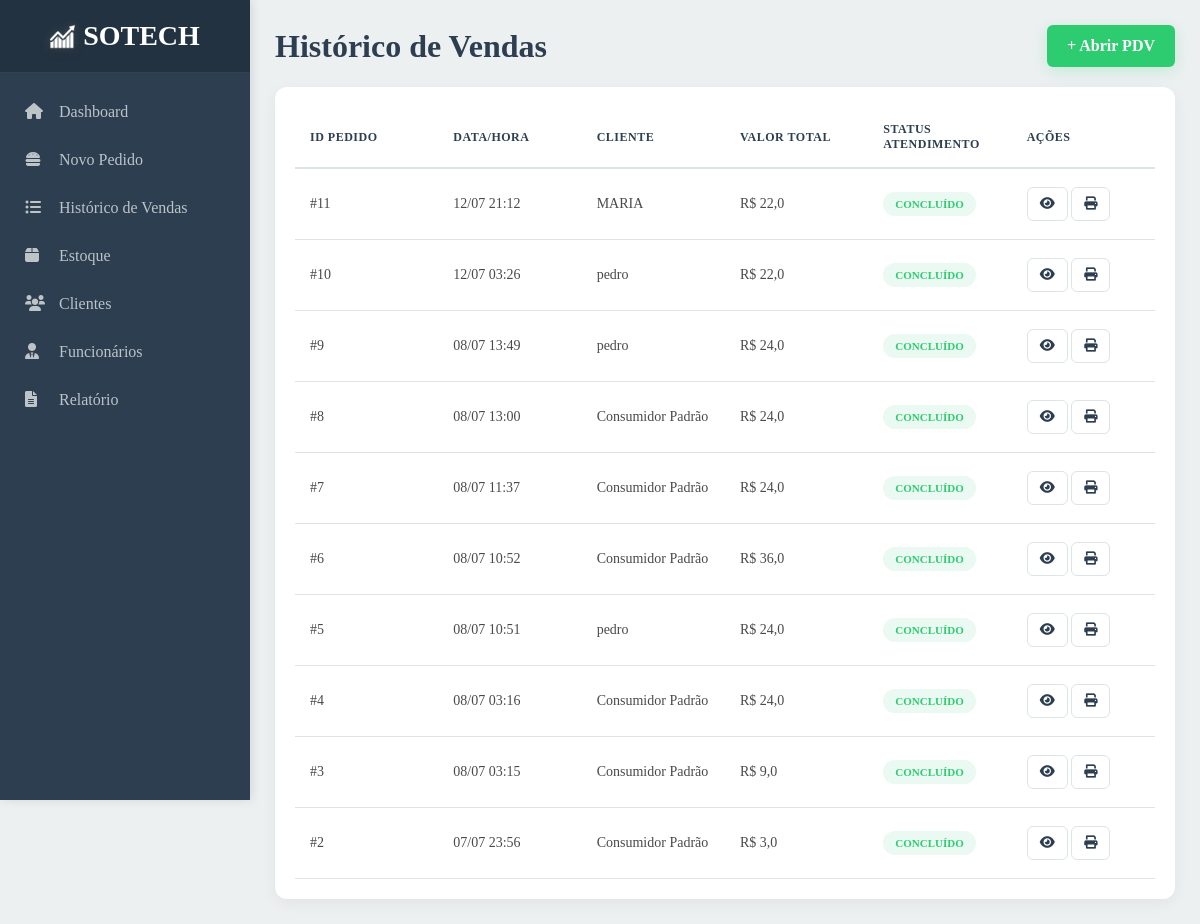
Page /historico/ (signed in) on the committed database.
### core/models.py (models this page shows, shortened)
class Pedido(models.Model):
    STATUS_CHOICES = [
        ('pendente', 'Pendente'),
        ('preparando', 'Preparando'),
        ('concluido', 'Concluído'),
    ]
    data_hora_pedido = models.DateTimeField("Data e hora do pedido")
    valor_total = models.FloatField("Valor total")
    observacoes = models.CharField("Observações", max_length=200, blank=True, null=True)
    produtos = models.ManyToManyField(Produto)
    pagamento = models.ForeignKey(Pagamento, on_delete=models.PROTECT)
    cliente = models.ForeignKey(Cliente, on_delete=models.SET_NULL, null=True, blank=True)
    funcionario = models.ForeignKey(Funcionario, on_delete=models.SET_NULL, null=True, blank=True)
    status = models.CharField("Status", max_length=20, choices=STATUS_CHOICES, default='pendente')

class Cliente(models.Model):
    nome = models.CharField("Nome", max_length=50)
    endereco = models.CharField("Endereço", max_length=100, default="", blank=True)
    telefone = models.CharField("Telefone", max_length=16, default="")
    cadastro_completo = models.BooleanField("Cadastro completo", default=True)

### core/views.py (the view)
# urls.py: path('historico/',historico,name="historico"),
@login_required
def historico(request):
    pedidos = Pedido.objects.filter(status='concluido').order_by('-data_hora_pedido')
    return render(request, "html/historico.html", {"pedidos": pedidos})

### core/templates/html/historico.html (shortened to what this page needs)
{% extends 'base.html' %}
{% load static %}
{% block estilo %}
  <link rel="stylesheet" href="{% static 'style/style_historico.css' %}?{% now 'U' %}" />
{% endblock %}
{% block conteudo %}
  <main class="main-content orders-page-layout">
    <header class="list-header">
      <h1>Histórico de Vendas</h1>
      <a href="{% url 'pedido' %}" class="btn-new-order">+ Abrir PDV</a>
    </header>
    <div class="table-card">
      <table class="orders-table">
        <thead>
          <tr>
            <th>ID Pedido</th>
            <th>Data/Hora</th>
            <th>Cliente</th>
            <th>Valor Total</th>
            <th>Status Atendimento</th>
            <th>Ações</th>
          </tr>
        </thead>
        <tbody>
          {% for pedido in pedidos %}
            <tr>
              <td>#{{ pedido.id }}</td>
              <td>{{ pedido.data_hora_pedido|date:'d/m H:i' }}</td>
              <td>
                {% if pedido.cliente %}
                  {{ pedido.cliente.nome }}
                {% else %}
                  Consumidor Padrão
                {% endif %}
              </td>
              <td>R$ {{ pedido.valor_total }}</td>
              <td>
                <span class="badge-status">Concluído</span>
              </td>
              <td>
                <button class="btn-view"
                  data-pedido="#{{ pedido.id }}"
                  data-cliente="{% if pedido.cliente %}
                    {{ pedido.cliente.nome }}
                  {% else %}
                    Consumidor Padrão
                  {% endif %}"
                  data-data="{{ pedido.data_hora_pedido|date:'d/m H:i' }}"
                  data-valor="R$ {{ pedido.valor_total }}"
                  data-funcionario="{% if pedido.funcionario %}
                    {{ pedido.funcionario.username }}
                  {% else %}
                    Removido
                  {% endif %}"
                  data-pagamento="{{ pedido.pagamento.forma_de_pagamento }}"
                  data-observacao="{{ pedido.observacoes|default:'-' }}">
                  <i class="fas fa-eye"></i>
                </button>
                <button class="btn-print"><i class="fas fa-print"></i></button>
              </td>
            </tr>
          {% empty %}
            <tr>
              <td colspan="6">Nenhum pedido concluído ainda.</td>
            </tr>
          {% endfor %}
        </tbody>
      </table>
    </div>
  </main>
{% endblock %}

### core/static/style/global.css (style rules this page uses)
:root { --primary: #2C3E50; --secondary: #3498DB; --success: #2ECC71; --warning: #F1C40F; --danger: #E74C3C; --bg: #ECF0F1; --white: #FFFFFF; --text: #2C3E50; --border: #DCE4E6; }

### core/static/style/style_historico.css (style rules this page uses)
* { margin: 0; padding: 0; box-sizing: border-box; font-family: 'Rajdhani', Rajdhani-serif; }
body { display: flex; background-color: var(--bg); color: var(--text); }
.main-content { margin-left: 250px; padding: 25px; width: calc(100% - 250px); min-height: 100vh; display: flex; flex-direction: column; gap: 20px; }
.list-header { display: flex; justify-content: space-between; align-items: center; }
.btn-new-order { background: var(--success); color: white; padding: 12px 20px; border-radius: 6px; text-decoration: none; font-weight: bold; transition: 0.3s; box-shadow: 0 4px 15px rgba(46, 204, 113, 0.2); }
.table-card { background: var(--white); padding: 20px; border-radius: 12px; box-shadow: 0 4px 15px rgba(0,0,0,0.05); width: 100%; flex: 1; overflow: auto; }
.orders-table { width: 100%; border-collapse: collapse; table-layout: fixed; }
.orders-table th { background: var(--gray-light); text-align: left; font-size: 12px; text-transform: uppercase; letter-spacing: 0.5px; color: var(--text); padding: 15px; position: sticky; top: 0; z-index: 10; border-bottom: 2px solid var(--border); }
.orders-table td { padding: 18px 15px; border-bottom: 1px solid var(--border); font-size: 14px; color: #4A4A4A; }
.badge-status { background: #EAF9F1; color: var(--success); padding: 6px 12px; border-radius: 20px; font-size: 11px; font-weight: 800; text-transform: uppercase; }
.btn-view, .btn-print { border: 1px solid var(--border); background: var(--white); padding: 8px 12px; border-radius: 6px; cursor: pointer; transition: 0.3s; color: var(--text); }

### rows in the picture
Pedido: id "11", data_hora_pedido "12/07 21:12", cliente.nome "MARIA", valor_total "22,0"
Pedido: id "10", data_hora_pedido "12/07 03:26", cliente.nome "pedro", valor_total "22,0"
Pedido: id "9", data_hora_pedido "08/07 13:49", cliente.nome "pedro", valor_total "24,0"
Pedido: id "8", data_hora_pedido "08/07 13:00", shows "Consumidor Padrão", valor_total "24,0"
Pedido: id "7", data_hora_pedido "08/07 11:37", shows "Consumidor Padrão", valor_total "24,0"
Pedido: id "6", data_hora_pedido "08/07 10:52", shows "Consumidor Padrão", valor_total "36,0"
Pedido: id "5", data_hora_pedido "08/07 10:51", cliente.nome "pedro", valor_total "24,0"
Pedido: id "4", data_hora_pedido "08/07 03:16", shows "Consumidor Padrão", valor_total "24,0"
Pedido: id "3", data_hora_pedido "08/07 03:15", shows "Consumidor Padrão", valor_total "9,0"
Pedido: id "2", data_hora_pedido "07/07 23:56", shows "Consumidor Padrão", valor_total "3,0"
